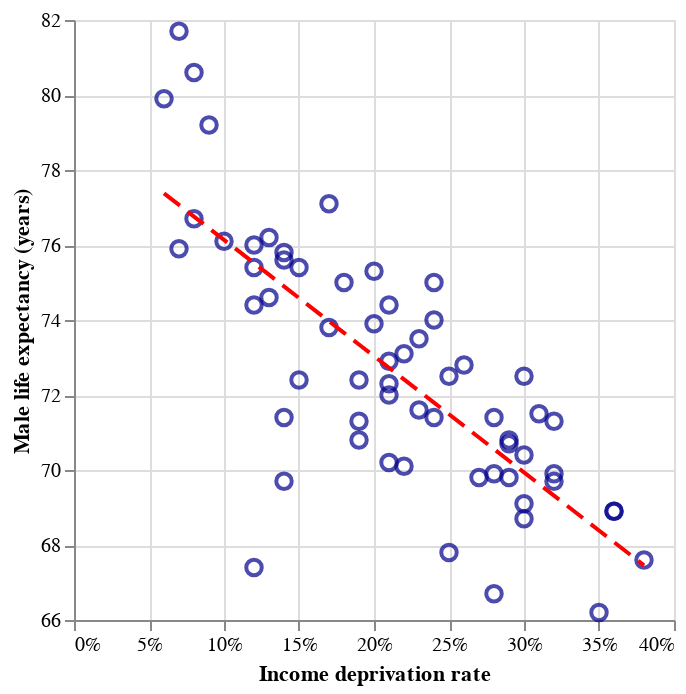

Write notebook code for a chart like this one.
### Markdown cell above
<br>
<br>
<br>

**5. Basic Visualisation**

Plot our regression results against our actual data points. (Hint: this will be a layered chart, with points and line layer.)

### Code cell
#  Set our base encoding, just including the x-axis as it will be shared across both layers (no mark type here, as we set these in the points and line layers)
base = alt.Chart(data).encode(
    x = alt.X('incomeDeprevation:Q').axis(format='%').title('Income deprivation rate')
)

# Add our points layer (from `base.` rather than `alt.Chart()`))
points = base.mark_point(size=60, opacity=0.7, color='darkblue').encode(
    y = alt.Y('maleLE:Q').scale(zero=False).title('Male life expectancy (years)')
)

# Add our trend line layer (from `base.` rather than `alt.Chart()`))
trend = base.mark_line(color='red', size=2, strokeDash=[10, 5]).encode(
    y = alt.Y('predicted_maleLE:Q')
)

# Combine our layers
points + trend

### Figure 1 — Vega-Lite specification as saved in the notebook (floating-point values rounded to 4 significant figures)
{"config": {"view": {"continuousWidth": 300, "continuousHeight": 300}}, "layer": [{"mark": {"type": "point", "color": "darkblue", "opacity": 0.7, "size": 60}, "encoding": {"x": {"axis": {"format": "%"}, "field": "incomeDeprevation", "title": "Income deprivation rate", "type": "quantitative"}, "y": {"field": "maleLE", "scale": {"zero": false}, "title": "Male life expectancy (years)", "type": "quantitative"}}}, {"mark": {"type": "line", "color": "red", "size": 2, "strokeDash": [10, 5]}, "encoding": {"x": {"axis": {"format": "%"}, "field": "incomeDeprevation", "title": "Income deprivation rate", "type": "quantitative"}, "y": {"field": "predicted_maleLE", "type": "quantitative"}}}], "data": {"name": "data-dc299ad4b936e38745761969da9dc0cc"}, "$schema": "https://vega.github.io/schema/vega-lite/v5.20.1.json", "datasets": {"data-dc299ad4b936e38745761969da9dc0cc": [{"areaName": "Anniesland, Jordanhill and Whiteinch", "incomeDeprevation": 0.14, "employmentDeprivation": 0.15, "childPoverty": 0.14, "femaleLE": 80.8, "maleLE": 75.8, "disabilityRate": 0.19, "predicted_maleLE": 74.9}, {"areaName": "Arden and Carnwadric", "incomeDeprevation": 0.26, "employmentDeprivation": 0.25, "childPoverty": 0.34, "femaleLE": 76.0, "maleLE": 72.8, "disabilityRate": 0.22, "predicted_maleLE": 71.18}, {"areaName": "Baillieston and Garrowhill", "incomeDeprevation": 0.12, "employmentDeprivation": 0.12, "childPoverty": 0.14, "femaleLE": 81.6, "maleLE": 76.0, "disabilityRate": 0.21, "predicted_maleLE": 75.52}, {"areaName": "Balornock and Barmulloch", "incomeDeprevation": 0.29, "employmentDeprivation": 0.27, "childPoverty": 0.38, "femaleLE": 78.2, "maleLE": 70.8, "disabilityRate": 0.3, "predicted_maleLE": 70.25}, {"areaName": "Bellahouston, Craigton and Mosspark", "incomeDeprevation": 0.2, "employmentDeprivation": 0.18, "childPoverty": 0.22, "femaleLE": 80.5, "maleLE": 73.9, "disabilityRate": 0.29, "predicted_maleLE": 73.04}, {"areaName": "Blackhill and Hogganfield", "incomeDeprevation": 0.24, "employmentDeprivation": 0.23, "childPoverty": 0.33, "femaleLE": 77.5, "maleLE": 75.0, "disabilityRate": 0.25, "predicted_maleLE": 71.8}, {"areaName": "Blairdardie", "incomeDeprevation": 0.18, "employmentDeprivation": 0.16, "childPoverty": 0.2, "femaleLE": 79.4, "maleLE": 75.0, "disabilityRate": 0.25, "predicted_maleLE": 73.66}, {"areaName": "Broomhill and Partick West", "incomeDeprevation": 0.12, "employmentDeprivation": 0.11, "childPoverty": 0.19, "femaleLE": 79.7, "maleLE": 75.4, "disabilityRate": 0.17, "predicted_maleLE": 75.52}, {"areaName": "Calton and Bridgeton", "incomeDeprevation": 0.25, "employmentDeprivation": 0.21, "childPoverty": 0.47, "femaleLE": 76.6, "maleLE": 67.8, "disabilityRate": 0.24, "predicted_maleLE": 71.49}, {"areaName": "Carmunnock", "incomeDeprevation": 0.15, "employmentDeprivation": 0.1, "childPoverty": 0.18, "femaleLE": 81.2, "maleLE": 75.4, "disabilityRate": 0.21, "predicted_maleLE": 74.59}, {"areaName": "Castlemilk", "incomeDeprevation": 0.36, "employmentDeprivation": 0.33, "childPoverty": 0.44, "femaleLE": 76.8, "maleLE": 68.9, "disabilityRate": 0.31, "predicted_maleLE": 68.08}, {"areaName": "Cathcart and Simshill", "incomeDeprevation": 0.07, "employmentDeprivation": 0.08, "childPoverty": 0.07, "femaleLE": 84.3, "maleLE": 81.7, "disabilityRate": 0.17, "predicted_maleLE": 77.07}, {"areaName": "City Centre and Merchant City", "incomeDeprevation": 0.14, "employmentDeprivation": 0.12, "childPoverty": 0.37, "femaleLE": 76.4, "maleLE": 69.7, "disabilityRate": 0.15, "predicted_maleLE": 74.9}, {"areaName": "Corkerhill and North Pollok", "incomeDeprevation": 0.29, "employmentDeprivation": 0.26, "childPoverty": 0.37, "femaleLE": 76.7, "maleLE": 70.7, "disabilityRate": 0.24, "predicted_maleLE": 70.25}, {"areaName": "Croftfoot", "incomeDeprevation": 0.14, "employmentDeprivation": 0.12, "childPoverty": 0.25, "femaleLE": 79.4, "maleLE": 75.6, "disabilityRate": 0.16, "predicted_maleLE": 74.9}, {"areaName": "Crookston and South Cardonald", "incomeDeprevation": 0.2, "employmentDeprivation": 0.17, "childPoverty": 0.27, "femaleLE": 79.8, "maleLE": 75.3, "disabilityRate": 0.24, "predicted_maleLE": 73.04}, {"areaName": "Dennistoun", "incomeDeprevation": 0.19, "employmentDeprivation": 0.15, "childPoverty": 0.41, "femaleLE": 76.7, "maleLE": 70.8, "disabilityRate": 0.19, "predicted_maleLE": 73.35}, {"areaName": "Drumchapel", "incomeDeprevation": 0.36, "employmentDeprivation": 0.31, "childPoverty": 0.48, "femaleLE": 73.9, "maleLE": 68.9, "disabilityRate": 0.27, "predicted_maleLE": 68.08}, {"areaName": "Easterhouse", "incomeDeprevation": 0.32, "employmentDeprivation": 0.29, "childPoverty": 0.42, "femaleLE": 77.5, "maleLE": 69.7, "disabilityRate": 0.27, "predicted_maleLE": 69.32}, {"areaName": "Glasgow", "incomeDeprevation": 0.21, "employmentDeprivation": 0.19, "childPoverty": 0.32, "femaleLE": 78.2, "maleLE": 72.3, "disabilityRate": 0.23, "predicted_maleLE": 72.73}, {"areaName": "Glasgow North East", "incomeDeprevation": 0.25, "employmentDeprivation": 0.22, "childPoverty": 0.37, "femaleLE": 78.0, "maleLE": 72.5, "disabilityRate": 0.25, "predicted_maleLE": 71.49}, {"areaName": "Glasgow North West", "incomeDeprevation": 0.19, "employmentDeprivation": 0.17, "childPoverty": 0.32, "femaleLE": 77.6, "maleLE": 71.3, "disabilityRate": 0.21, "predicted_maleLE": 73.35}, {"areaName": "Glasgow South", "incomeDeprevation": 0.21, "employmentDeprivation": 0.19, "childPoverty": 0.29, "femaleLE": 78.8, "maleLE": 72.9, "disabilityRate": 0.22, "predicted_maleLE": 72.73}, {"areaName": "Govanhill", "incomeDeprevation": 0.24, "employmentDeprivation": 0.22, "childPoverty": 0.33, "femaleLE": 78.1, "maleLE": 71.4, "disabilityRate": 0.23, "predicted_maleLE": 71.8}, {"areaName": "Greater Gorbals", "incomeDeprevation": 0.3, "employmentDeprivation": 0.27, "childPoverty": 0.45, "femaleLE": 77.9, "maleLE": 68.7, "disabilityRate": 0.29, "predicted_maleLE": 69.94}, {"areaName": "Greater Govan", "incomeDeprevation": 0.28, "employmentDeprivation": 0.27, "childPoverty": 0.36, "femaleLE": 74.6, "maleLE": 66.7, "disabilityRate": 0.27, "predicted_maleLE": 70.56}, {"areaName": "Haghill and Carntyne", "incomeDeprevation": 0.28, "employmentDeprivation": 0.26, "childPoverty": 0.43, "femaleLE": 75.4, "maleLE": 69.9, "disabilityRate": 0.31, "predicted_maleLE": 70.56}, {"areaName": "Hillhead and Woodlands", "incomeDeprevation": 0.15, "employmentDeprivation": 0.12, "childPoverty": 0.31, "femaleLE": 79.3, "maleLE": 72.4, "disabilityRate": 0.15, "predicted_maleLE": 74.59}, {"areaName": "Hyndland, Dowanhill and Partick East", "incomeDeprevation": 0.08, "employmentDeprivation": 0.08, "childPoverty": 0.11, "femaleLE": 80.9, "maleLE": 76.7, "disabilityRate": 0.14, "predicted_maleLE": 76.76}, {"areaName": "Ibrox and Kingston", "incomeDeprevation": 0.21, "employmentDeprivation": 0.19, "childPoverty": 0.38, "femaleLE": 74.0, "maleLE": 70.2, "disabilityRate": 0.2, "predicted_maleLE": 72.73}, {"areaName": "Kelvindale and Kelvinside", "incomeDeprevation": 0.06, "employmentDeprivation": 0.05, "childPoverty": 0.11, "femaleLE": 84.3, "maleLE": 79.9, "disabilityRate": 0.14, "predicted_maleLE": 77.38}, {"areaName": "Kingspark and Mount Florida", "incomeDeprevation": 0.12, "employmentDeprivation": 0.11, "childPoverty": 0.16, "femaleLE": 82.8, "maleLE": 74.4, "disabilityRate": 0.17, "predicted_maleLE": 75.52}, {"areaName": "Knightswood", "incomeDeprevation": 0.23, "employmentDeprivation": 0.23, "childPoverty": 0.3, "femaleLE": 77.6, "maleLE": 71.6, "disabilityRate": 0.29, "predicted_maleLE": 72.11}, {"areaName": "Lambhill and Milton", "incomeDeprevation": 0.29, "employmentDeprivation": 0.28, "childPoverty": 0.39, "femaleLE": 77.0, "maleLE": 69.8, "disabilityRate": 0.3, "predicted_maleLE": 70.25}, {"areaName": "Langside and Battlefield", "incomeDeprevation": 0.13, "employmentDeprivation": 0.11, "childPoverty": 0.24, "femaleLE": 81.4, "maleLE": 74.6, "disabilityRate": 0.16, "predicted_maleLE": 75.21}, {"areaName": "Maryhill Road Corridor", "incomeDeprevation": 0.22, "employmentDeprivation": 0.19, "childPoverty": 0.39, "femaleLE": 76.1, "maleLE": 70.1, "disabilityRate": 0.22, "predicted_maleLE": 72.42}, {"areaName": "Mount Vernon and East Shettleston", "incomeDeprevation": 0.17, "employmentDeprivation": 0.19, "childPoverty": 0.17, "femaleLE": 79.7, "maleLE": 77.1, "disabilityRate": 0.29, "predicted_maleLE": 73.97}, {"areaName": "Newlands and Cathcart", "incomeDeprevation": 0.09, "employmentDeprivation": 0.08, "childPoverty": 0.11, "femaleLE": 81.8, "maleLE": 79.2, "disabilityRate": 0.17, "predicted_maleLE": 76.45}, {"areaName": "North Cardonald and Penilee", "incomeDeprevation": 0.23, "employmentDeprivation": 0.19, "childPoverty": 0.33, "femaleLE": 78.5, "maleLE": 73.5, "disabilityRate": 0.25, "predicted_maleLE": 72.11}, {"areaName": "North Maryhill and Summerston", "incomeDeprevation": 0.21, "employmentDeprivation": 0.19, "childPoverty": 0.31, "femaleLE": 79.5, "maleLE": 72.0, "disabilityRate": 0.23, "predicted_maleLE": 72.73}, {"areaName": "Parkhead and Dalmarnock", "incomeDeprevation": 0.38, "employmentDeprivation": 0.36, "childPoverty": 0.52, "femaleLE": 75.8, "maleLE": 67.6, "disabilityRate": 0.32, "predicted_maleLE": 67.46}, {"areaName": "Pollok", "incomeDeprevation": 0.17, "employmentDeprivation": 0.16, "childPoverty": 0.25, "femaleLE": 80.6, "maleLE": 73.8, "disabilityRate": 0.21, "predicted_maleLE": 73.97}, {"areaName": "Pollokshaws and Mansewood", "incomeDeprevation": 0.22, "employmentDeprivation": 0.2, "childPoverty": 0.29, "femaleLE": 80.0, "maleLE": 73.1, "disabilityRate": 0.24, "predicted_maleLE": 72.42}, {"areaName": "Pollokshields East", "incomeDeprevation": 0.21, "employmentDeprivation": 0.16, "childPoverty": 0.34, "femaleLE": 80.9, "maleLE": 74.4, "disabilityRate": 0.18, "predicted_maleLE": 72.73}, {"areaName": "Pollokshields West", "incomeDeprevation": 0.08, "employmentDeprivation": 0.06, "childPoverty": 0.1, "femaleLE": 82.3, "maleLE": 80.6, "disabilityRate": 0.16, "predicted_maleLE": 76.76}, {"areaName": "Priesthill and Househillwood", "incomeDeprevation": 0.32, "employmentDeprivation": 0.29, "childPoverty": 0.43, "femaleLE": 79.4, "maleLE": 71.3, "disabilityRate": 0.29, "predicted_maleLE": 69.32}, {"areaName": "Riddrie and Cranhill", "incomeDeprevation": 0.28, "employmentDeprivation": 0.27, "childPoverty": 0.4, "femaleLE": 78.8, "maleLE": 71.4, "disabilityRate": 0.32, "predicted_maleLE": 70.56}, {"areaName": "Robroyston and Millerston", "incomeDeprevation": 0.07, "employmentDeprivation": 0.07, "childPoverty": 0.09, "femaleLE": 80.0, "maleLE": 75.9, "disabilityRate": 0.13, "predicted_maleLE": 77.07}, {"areaName": "Ruchazie and Garthamlock", "incomeDeprevation": 0.3, "employmentDeprivation": 0.27, "childPoverty": 0.41, "femaleLE": 78.6, "maleLE": 70.4, "disabilityRate": 0.25, "predicted_maleLE": 69.94}, {"areaName": "Ruchill and Possilpark", "incomeDeprevation": 0.35, "employmentDeprivation": 0.33, "childPoverty": 0.47, "femaleLE": 73.1, "maleLE": 66.2, "disabilityRate": 0.3, "predicted_maleLE": 68.39}, {"areaName": "Scotland", "incomeDeprevation": 0.13, "employmentDeprivation": 0.13, "childPoverty": 0.18, "femaleLE": 80.6, "maleLE": 76.2, "disabilityRate": 0.2, "predicted_maleLE": 75.21}, {"areaName": "Shawlands and Strathbungo", "incomeDeprevation": 0.1, "employmentDeprivation": 0.09, "childPoverty": 0.16, "femaleLE": 80.3, "maleLE": 76.1, "disabilityRate": 0.14, "predicted_maleLE": 76.14}, {"areaName": "Sighthill, Roystonhill and Germiston", "incomeDeprevation": 0.32, "employmentDeprivation": 0.29, "childPoverty": 0.49, "femaleLE": 74.2, "maleLE": 69.9, "disabilityRate": 0.24, "predicted_maleLE": 69.32}, {"areaName": "South Nitshill and Darnley", "incomeDeprevation": 0.14, "employmentDeprivation": 0.12, "childPoverty": 0.17, "femaleLE": 76.3, "maleLE": 71.4, "disabilityRate": 0.17, "predicted_maleLE": 74.9}, {"areaName": "Springboig and Barlanark", "incomeDeprevation": 0.31, "employmentDeprivation": 0.29, "childPoverty": 0.43, "femaleLE": 78.3, "maleLE": 71.5, "disabilityRate": 0.3, "predicted_maleLE": 69.63}, {"areaName": "Springburn", "incomeDeprevation": 0.3, "employmentDeprivation": 0.28, "childPoverty": 0.46, "femaleLE": 76.4, "maleLE": 69.1, "disabilityRate": 0.28, "predicted_maleLE": 69.94}, {"areaName": "Temple and Anniesland", "incomeDeprevation": 0.19, "employmentDeprivation": 0.17, "childPoverty": 0.31, "femaleLE": 78.8, "maleLE": 72.4, "disabilityRate": 0.24, "predicted_maleLE": 73.35}, {"areaName": "Tollcross and West Shettleston", "incomeDeprevation": 0.27, "employmentDeprivation": 0.26, "childPoverty": 0.37, "femaleLE": 76.2, "maleLE": 69.8, "disabilityRate": 0.27, "predicted_maleLE": 70.87}, {"areaName": "Toryglen", "incomeDeprevation": 0.3, "employmentDeprivation": 0.28, "childPoverty": 0.38, "femaleLE": 77.9, "maleLE": 72.5, "disabilityRate": 0.29, "predicted_maleLE": 69.94}, {"areaName": "Yoker and Scotstoun", "incomeDeprevation": 0.24, "employmentDeprivation": 0.21, "childPoverty": 0.35, "femaleLE": 80.2, "maleLE": 74.0, "disabilityRate": 0.21, "predicted_maleLE": 71.8}, {"areaName": "Yorkhill and Anderston", "incomeDeprevation": 0.12, "employmentDeprivation": 0.1, "childPoverty": 0.34, "femaleLE": 75.9, "maleLE": 67.4, "disabilityRate": 0.12, "predicted_maleLE": 75.52}]}}
